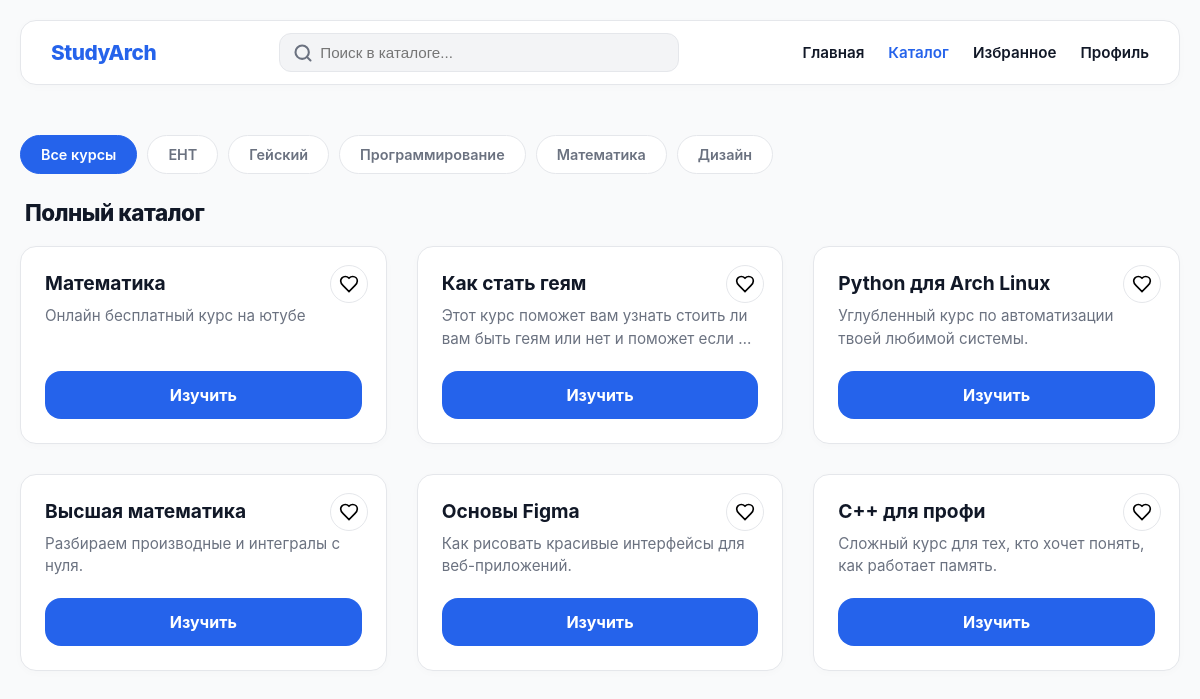
/explore/, run on the app's committed database.
### courses/models.py (models this page shows, shortened)
class Category(models.Model):
    name = models.CharField(max_length=100, verbose_name="Название категории")
    class Meta:
        verbose_name = "Категория"
        verbose_name_plural = "Категории"

class Course(models.Model):
    category = models.ForeignKey(
        'Category',
        on_delete=models.SET_NULL,
        null=True,
        blank=True,
        related_name='courses',
        verbose_name="Категория"
    )
    title = models.CharField(max_length=200, verbose_name="Название курса")
    description = models.TextField(verbose_name="Описание")
    author_contacts = models.CharField(max_length=200, blank=True, verbose_name="Контакты автора")
    course_url = models.URLField(blank=True, verbose_name="Ссылка на курс (YT/Сайт)")
    is_recommended = models.BooleanField(default=False, verbose_name="Рекомендовать на главной")
    created_at = models.DateTimeField(auto_now_add=True)

### courses/views.py (the view)
# urls.py: path('explore/', course_list, name='course_list'),
def course_list(request, category_id=None):
    categories = Category.objects.all()
    current_category = None
    query = request.GET.get('q')
    if request.user.is_authenticated:
        favorite_ids = list(Favorite.objects.filter(user=request.user).values_list('course_id', flat=True))
    else:
        favorite_ids = request.session.get('favorites', [])
    if query:
        courses = Course.objects.filter(title__icontains=query)
    elif category_id:
        current_category = get_object_or_404(Category, id=category_id)
        courses = Course.objects.filter(category=current_category)
    else:
        courses = Course.objects.all()
    return render(request, 'courses/list.html', {
        'courses': courses,
        'categories': categories,
        'current_category': current_category,
        'favorite_ids': favorite_ids,
        'query': query
    })

### courses/templates/courses/list.html (shortened to what this page needs)
<!DOCTYPE html>
<html lang="ru">
<head>
</head>
<body>
<header class="header-sticky">
    <a href="{% url 'home' %}" class="logo">StudyArch</a>
    <form action="{% url 'course_list' %}" method="get" class="search-container">
        <input type="text" name="q" class="search-input" placeholder="Поиск в каталоге..." value="{{ query|default:'' }}">
    </form>
    <nav class="nav-desktop">
        <a href="{% url 'home' %}" {% if request.resolver_match.url_name == 'home' %}style="color: var(--primary);"{% endif %}>Главная</a>
        <a href="{% url 'course_list' %}" {% if request.resolver_match.url_name == 'course_list' or request.resolver_match.url_name == 'category_filter' %}style="color: var(--primary);"{% endif %}>Каталог</a>
        <a href="{% url 'favorites_list' %}" {% if request.resolver_match.url_name == 'favorites_list' %}style="color: var(--primary);"{% endif %}>Избранное</a>
        <a href="{% url 'profile' %}" {% if request.resolver_match.url_name == 'profile' %}style="color: var(--primary);"{% endif %}>Профиль</a>
    </nav>
</header>
<div class="container">
    <nav class="category-nav" id="categoryNav">
        <a href="{% url 'course_list' %}" class="cat-item {% if not current_category %}cat-active{% endif %}">Все курсы</a>
        {% for cat in categories %}
            <a href="{% url 'category_filter' cat.id %}" class="cat-item {% if current_category.id == cat.id %}cat-active{% endif %}">
                {{ cat.name }}
            </a>
        {% endfor %}
    </nav>
    <h2 style="font-size: 1.4rem; font-weight: 800; margin: 0 0 20px 5px; letter-spacing: -0.02em;">
        {% if query %}Результаты: "{{ query }}"
        {% elif current_category %}{{ current_category.name }}
        {% else %}Полный каталог{% endif %}
    </h2>
    <div class="grid">
    {% for course in courses %}
        <div class="card">
            <button class="fav-btn ajax-fav-btn" data-url="{% url 'toggle_favorite' course.id %}">
                <svg width="20" height="20" viewBox="0 0 24 24"
                     fill="{% if course.id in favorite_ids %}var(--fav){% else %}none{% endif %}"
                     stroke="{% if course.id in favorite_ids %}var(--fav){% else %}currentColor{% endif %}" stroke-width="2">
                    <path d="M19 14c1.49-1.46 3-3.21 3-5.5A5.5 5.5 0 0 0 16.5 3c-1.76 0-3 .5-4.5 2-1.5-1.5-2.74-2-4.5-2A5.5 5.5 0 0 0 2 8.5c0 2.3 1.5 4.05 3 5.5l7 7Z"></path>
                </svg>
            </button>
            <h3>{{ course.title }}</h3>
            <p>{{ course.description|truncatewords:15 }}</p>
            <a href="{% url 'course_detail' course.id %}" class="btn-main">Изучить</a>
        </div>
    {% endfor %}
    </div>
</div>
</body>
</html>

### courses/templates/courses/list.html (style rules this page uses)
* { box-sizing: border-box; }
:root { --primary: #2563EB; --bg: #F9FAFB; --text: #111827; --card-bg: #ffffff; --border: #E5E7EB; --gray: #6B7280; --fav: #EF4444; --radius: 16px; }
body { margin: 0; padding: 0 0 100px 0; font-family: -apple-system, BlinkMacSystemFont, "Segoe UI", Roboto, sans-serif; background: var(--bg); color: var(--text); -webkit-font-smoothing: antialiased; }
.container { max-width: 1200px; margin: auto; padding: 20px; }
.header-sticky { position: sticky; top: 10px; background: var(--card-bg); padding: 12px 20px; border-radius: var(--radius); border: 1px solid var(--border); box-shadow: 0 2px 10px rgba(0,0,0,.02); margin: 10px 20px 20px; z-index: 1000; display: flex; align-items: center; justify-content: space-between; gap: 15px; }
.logo { font-size: 1.3rem; font-weight: 800; color: var(--primary); text-decoration: none; letter-spacing: -0.5px; }
.search-container { position: relative; flex-grow: 1; max-width: 400px; }
.search-input { width: 100%; padding: 10px 15px 10px 40px; border-radius: 12px; border: 1px solid var(--border); background: #F3F4F6; outline: none; font-size: 0.95rem; transition: 0.2s; }
.nav-desktop { display: none; gap: 24px; }
.nav-desktop a { text-decoration: none; color: var(--text); font-weight: 600; font-size: 0.95rem; transition: color 0.2s; }
.category-nav { display: flex; gap: 10px; overflow-x: auto; padding: 10px 0 25px; scrollbar-width: none; scroll-behavior: smooth; }
.cat-item { padding: 10px 20px; background: var(--card-bg); border: 1px solid var(--border); border-radius: 20px; text-decoration: none; color: var(--gray); font-size: 0.9rem; font-weight: 600; white-space: nowrap; transition: 0.2s; }
.cat-active { background: var(--primary); color: #fff !important; border-color: var(--primary); }
.grid { display: grid; grid-template-columns: repeat(auto-fill, minmax(280px, 1fr)); gap: 20px; }
.card { background: var(--card-bg); padding: 24px; border-radius: var(--radius); box-shadow: 0 2px 8px rgba(0,0,0,0.02); display: flex; flex-direction: column; border: 1px solid var(--border); position: relative; transition: transform 0.3s ease, box-shadow 0.3s ease; }
.fav-btn { position: absolute; top: 18px; right: 18px; background: #fff; border: 1px solid var(--border); cursor: pointer; padding: 8px; border-radius: 50%; display: flex; transition: all 0.2s; outline: none; z-index: 10; }
.card h3 { margin: 0 0 10px; font-size: 1.2rem; font-weight: 700; color: var(--text); padding-right: 35px; }
.card p { margin: 0 0 20px; color: var(--gray); font-size: 0.95rem; line-height: 1.5; flex-grow: 1; }
.btn-main { background: var(--primary); color: #fff; text-align: center; padding: 14px; border-radius: var(--radius); text-decoration: none; font-weight: 700; font-size: 1rem; transition: 0.2s; }
@media (min-width: 1024px) { body { padding-bottom: 0; } }
@media (min-width: 1024px) { .header-sticky { margin: 20px auto; max-width: 1160px; top: 20px; padding: 12px 30px; } }
@media (min-width: 1024px) { .nav-desktop { display: flex !important; } }
@media (min-width: 1024px) { .grid { grid-template-columns: repeat(3, 1fr); gap: 30px; } }

### data on the page
Category: name "ЕНТ"
Category: name "Гейский"
Category: name "Программирование"
Category: name "Математика"
Category: name "Дизайн"
Course: title "Математика", description "Онлайн бесплатный курс на ютубе"
Course: title "Как стать геям", description "Этот курс поможет вам узнать стоить ли вам быть геям или нет и поможет если …"
Course: title "Python для Arch Linux", description "Углубленный курс по автоматизации твоей любимой системы."
Course: title "Высшая математика", description "Разбираем производные и интегралы с нуля."
Course: title "Основы Figma", description "Как рисовать красивые интерфейсы для веб-приложений."
Course: title "C++ для профи", description "Сложный курс для тех, кто хочет понять, как работает память."
